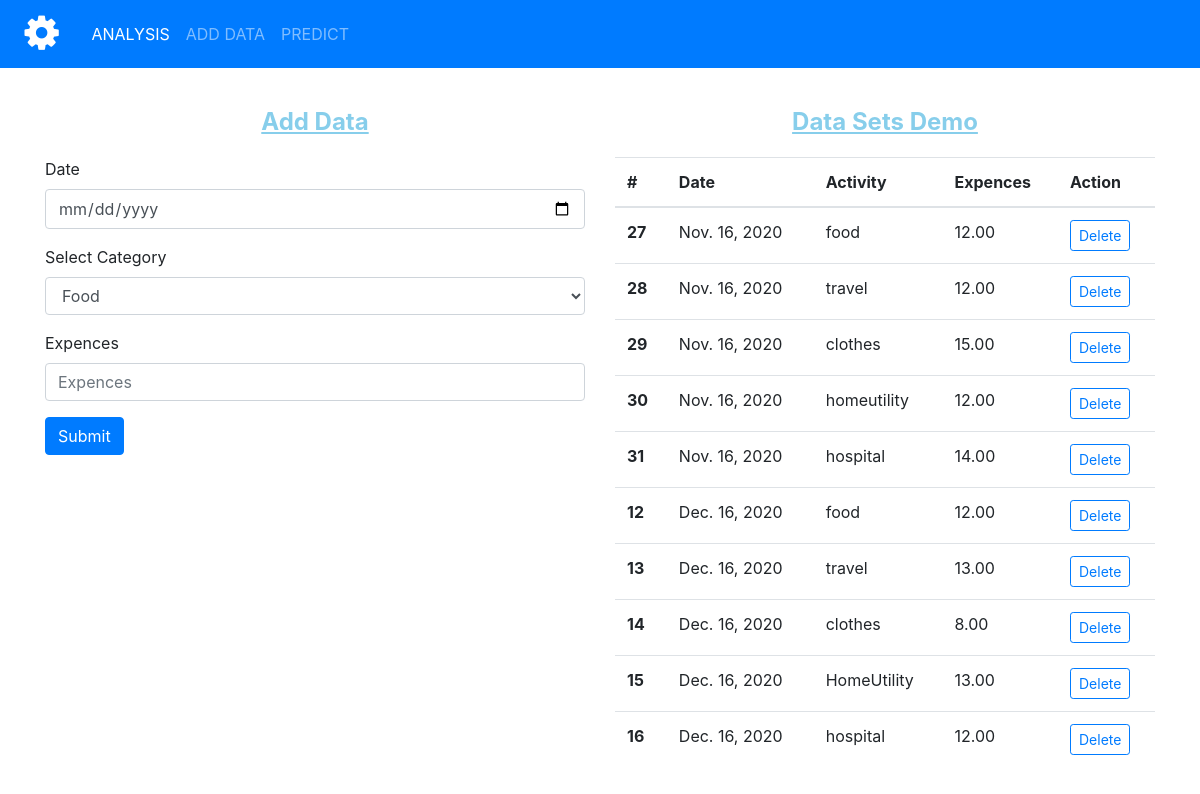
Screenshot of /add/ with the database file from the repository.
### polls/models.py (models this page shows, shortened)
class Expences(models.Model):
    date = models.DateField(auto_now=False)
    Category = models.CharField(max_length=16, choices=Activity, default='Food')
    income = models.DecimalField(max_digits=10, decimal_places=2, null=True)
    expences = models.DecimalField(max_digits=10, decimal_places=2)

### polls/views.py (the view, shortened to what this page needs)
# urls.py: path('add/', add_data, name='add'),
def add_data(request):
    context = Expences.objects.all().order_by('date')[:10]
    data = {
        'context' : context
    }
    return render(request,'add_data.html',data)

### templates/add_data.html (shortened to what this page needs)
{%extends 'base.html'%}
{% block content %}
{% include "inc/nav.html" %}
<div class="container">
    <div class="row">
        <div class="col-md-6">
          <h4>Add Data</h4>
<form method="post">
    <div class="form-group">
      <label for="date">Date</label>
      <input type="date" class="form-control" id="date" name="date" aria-describedby="date" placeholder="Date">
    </div>
    <div class="form-group">
        <label for="exampleFormControlSelect1">Select Category</label>
        <select class="form-control" name="activity" id="activity">
          <option value="food" selected>Food</option>
        </select>
      </div>
      <div class="form-group">
        <label for="expence">Expences</label>
        <input type="number" class="form-control" name="expence" id="expence" aria-describedby="expence" placeholder="Expences">
      </div>
    <button type="submit" class="btn btn-primary">Submit</button>
  </form>
</div>
<div class="col-md-6">
  <h4>Data Sets Demo</h4>
  <table class="table">
    <thead>
      <tr>
        <th scope="col">#</th>
        <th scope="col">Date</th>
        <th scope="col">Activity</th>
        <th scope="col">Expences</th>
        <th scope="col">Action</th>
      </tr>
    </thead>
    <tbody>
      {% for context in context%}
      <tr>
        <th scope="row">{{context.id}}</th>
        <td>{{context.date}}</td>
        <td>{{context.Category}}</td>
        <td>{{context.expences}}</td>
        <td><a href="{% url 'delete' context.pk %}" class="btn btn-outline-primary btn-sm" role="button">Delete</a></td>
      </tr>
   {% endfor %}
    </tbody>
  </table>
</div>
</div>
</div>
{%endblock%}

### templates/base.html (shortened to what this page needs)
{% load static %}
<!doctype html>
<html lang="en">
  <head>
    <link rel="stylesheet" href="https://maxcdn.bootstrapcdn.com/bootstrap/4.0.0/css/bootstrap.min.css">
    <link rel="stylesheet" href="https://cdnjs.cloudflare.com/ajax/libs/toastr.js/latest/toastr.css" />
    <link rel="stylesheet" href="https://cdnjs.cloudflare.com/ajax/libs/font-awesome/4.7.0/css/font-awesome.min.css">
  </head>
  <body>
    {%block content%}
    {%endblock%}
</body>
</html>

### templates/inc/nav.html (shortened to what this page needs)
<nav class="navbar navbar-expand-lg navbar-dark bg-primary" style="margin-bottom: 20px;">
    <a class="navbar-brand" href="/"><i class="fa fa-cog fa-spin fa-2x fa-fw"></i></a>
    <div class="collapse navbar-collapse" id="navbarSupportedContent">
      <ul class="navbar-nav mr-auto">
        <li class="nav-item active">
          <a class="nav-link" href="/">ANALYSIS <span class="sr-only">(current)</span></a>
        </li>
        <li class="nav-item">
          <a class="nav-link" href="/add">ADD DATA</a>
        </li>
        <li class="nav-item">
          <a class="nav-link" href="/predict">PREDICT</a>
        </li>
      </ul>
    </div>
  </nav>

### templates/base.html (style rules this page uses)
h4 { color: skyblue; text-transform: capitalize; font-weight: bold; margin: 20px; text-align: center; text-decoration: underline; }
body { padding-bottom: 20px; }

### rows the page displays
Expences: id "27", date "Nov. 16, 2020", Category "food", expences "12.00"
Expences: id "28", date "Nov. 16, 2020", Category "travel", expences "12.00"
Expences: id "29", date "Nov. 16, 2020", Category "clothes", expences "15.00"
Expences: id "30", date "Nov. 16, 2020", Category "homeutility", expences "12.00"
Expences: id "31", date "Nov. 16, 2020", Category "hospital", expences "14.00"
Expences: id "12", date "Dec. 16, 2020", Category "food", expences "12.00"
Expences: id "13", date "Dec. 16, 2020", Category "travel", expences "13.00"
Expences: id "14", date "Dec. 16, 2020", Category "clothes", expences "8.00"
Expences: id "15", date "Dec. 16, 2020", Category "HomeUtility", expences "13.00"
Expences: id "16", date "Dec. 16, 2020", Category "hospital", expences "12.00"
